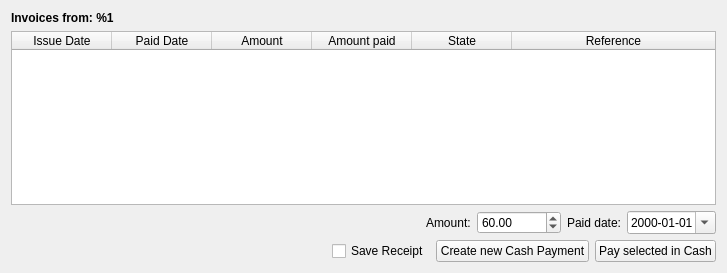
<?xml version="1.0" encoding="UTF-8"?>
<ui version="4.0">
 <class>PaymentForm</class>
 <widget class="QWidget" name="PaymentForm">
  <property name="geometry">
   <rect>
    <x>0</x>
    <y>0</y>
    <width>727</width>
    <height>273</height>
   </rect>
  </property>
  <property name="windowTitle">
   <string>PaymentForm</string>
  </property>
  <property name="windowIcon">
   <iconset resource="../PiTres.qrc">
    <normaloff>:/resources/application_logo.svg</normaloff>:/resources/application_logo.svg</iconset>
  </property>
  <layout class="QVBoxLayout" name="verticalLayout">
   <item>
    <widget class="QLabel" name="label">
     <property name="text">
      <string>&lt;html&gt;&lt;head/&gt;&lt;body&gt;&lt;p&gt;&lt;span style=&quot; font-weight:600;&quot;&gt;Invoices from: %1&lt;/span&gt;&lt;/p&gt;&lt;/body&gt;&lt;/html&gt;</string>
     </property>
    </widget>
   </item>
   <item>
    <widget class="QTableWidget" name="tableWidget">
     <property name="editTriggers">
      <set>QAbstractItemView::NoEditTriggers</set>
     </property>
     <property name="alternatingRowColors">
      <bool>true</bool>
     </property>
     <property name="selectionMode">
      <enum>QAbstractItemView::SingleSelection</enum>
     </property>
     <property name="selectionBehavior">
      <enum>QAbstractItemView::SelectRows</enum>
     </property>
     <property name="wordWrap">
      <bool>false</bool>
     </property>
     <attribute name="horizontalHeaderStretchLastSection">
      <bool>true</bool>
     </attribute>
     <column>
      <property name="text">
       <string>Issue Date</string>
      </property>
     </column>
     <column>
      <property name="text">
       <string>Paid Date</string>
      </property>
     </column>
     <column>
      <property name="text">
       <string>Amount</string>
      </property>
     </column>
     <column>
      <property name="text">
       <string>Amount paid</string>
      </property>
     </column>
     <column>
      <property name="text">
       <string>State</string>
      </property>
     </column>
     <column>
      <property name="text">
       <string>Reference</string>
      </property>
     </column>
    </widget>
   </item>
   <item>
    <layout class="QHBoxLayout" name="horizontalLayout_3">
     <item>
      <spacer name="horizontalSpacer_2">
       <property name="orientation">
        <enum>Qt::Horizontal</enum>
       </property>
       <property name="sizeHint" stdset="0">
        <size>
         <width>40</width>
         <height>20</height>
        </size>
       </property>
      </spacer>
     </item>
     <item>
      <widget class="QLabel" name="label_3">
       <property name="text">
        <string>Amount:</string>
       </property>
      </widget>
     </item>
     <item>
      <widget class="QDoubleSpinBox" name="amountBox">
       <property name="maximum">
        <double>999999.000000000000000</double>
       </property>
       <property name="value">
        <double>60.000000000000000</double>
       </property>
      </widget>
     </item>
     <item>
      <widget class="QLabel" name="label_2">
       <property name="text">
        <string>Paid date:</string>
       </property>
      </widget>
     </item>
     <item>
      <widget class="QDateEdit" name="paidDate">
       <property name="displayFormat">
        <string>yyyy-MM-dd</string>
       </property>
       <property name="calendarPopup">
        <bool>true</bool>
       </property>
      </widget>
     </item>
    </layout>
   </item>
   <item>
    <layout class="QHBoxLayout" name="horizontalLayout">
     <item>
      <spacer name="horizontalSpacer">
       <property name="orientation">
        <enum>Qt::Horizontal</enum>
       </property>
       <property name="sizeHint" stdset="0">
        <size>
         <width>40</width>
         <height>20</height>
        </size>
       </property>
      </spacer>
     </item>
     <item>
      <widget class="QCheckBox" name="saveReceipt">
       <property name="text">
        <string>Save Receipt</string>
       </property>
      </widget>
     </item>
     <item>
      <widget class="QPushButton" name="btnCreatePayment">
       <property name="text">
        <string>Create new Cash Payment</string>
       </property>
      </widget>
     </item>
     <item>
      <widget class="QPushButton" name="btnPaySelected">
       <property name="text">
        <string>Pay selected in Cash</string>
       </property>
      </widget>
     </item>
    </layout>
   </item>
  </layout>
 </widget>
 <resources>
  <include location="../PiTres.qrc"/>
 </resources>
 <connections/>
</ui>
